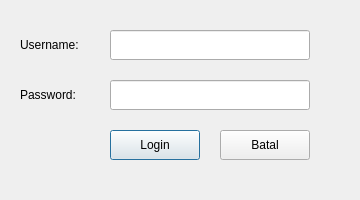
<?xml version="1.0" encoding="UTF-8"?>
<ui version="4.0">
 <class>LoginDialog</class>
 <widget class="QDialog" name="LoginDialog">
  <property name="geometry">
   <rect>
    <x>0</x><y>0</y><width>360</width><height>200</height>
   </rect>
  </property>
  <property name="windowTitle"><string>Login</string></property>

  <widget class="QLabel" name="labelUser">
   <property name="geometry"><rect><x>20</x><y>30</y><width>80</width><height>30</height></rect></property>
   <property name="text"><string>Username:</string></property>
  </widget>

  <widget class="QLineEdit" name="username">
   <property name="geometry"><rect><x>110</x><y>30</y><width>200</width><height>30</height></rect></property>
  </widget>

  <widget class="QLabel" name="labelPass">
   <property name="geometry"><rect><x>20</x><y>80</y><width>80</width><height>30</height></rect></property>
   <property name="text"><string>Password:</string></property>
  </widget>

  <widget class="QLineEdit" name="password">
   <property name="geometry"><rect><x>110</x><y>80</y><width>200</width><height>30</height></rect></property>
   <property name="echoMode"><enum>QLineEdit::Password</enum></property>
  </widget>

  <widget class="QPushButton" name="loginBtn">
   <property name="geometry"><rect><x>110</x><y>130</y><width>90</width><height>30</height></rect></property>
   <property name="text"><string>Login</string></property>
  </widget>

  <widget class="QPushButton" name="cancelBtn">
   <property name="geometry"><rect><x>220</x><y>130</y><width>90</width><height>30</height></rect></property>
   <property name="text"><string>Batal</string></property>
  </widget>

 </widget>
 <resources/>
 <connections/>
</ui>
